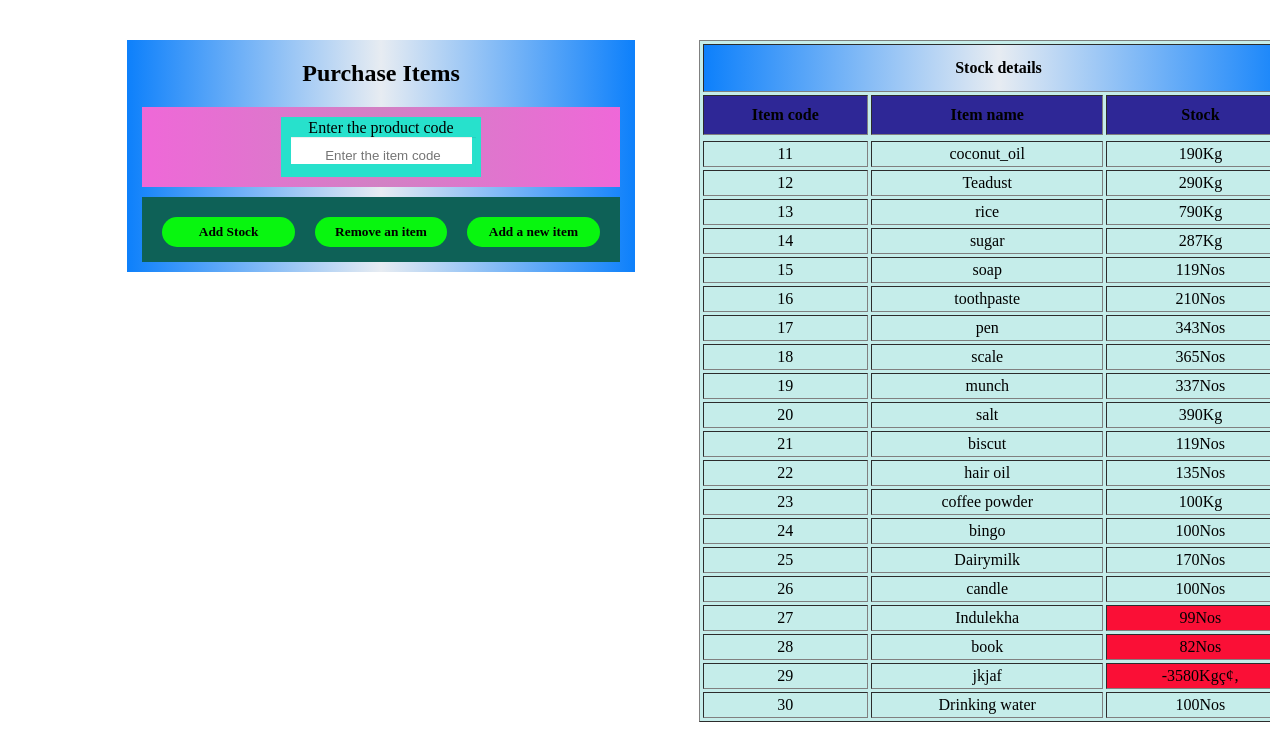
The page /purchase1.php on the database its author committed.
### tables this page shows
CREATE TABLE `item` (
  `p_id` int(33) NOT NULL,
  `supplier_name` varchar(22) NOT NULL,
  `date` date NOT NULL,
  `item_code` int(255) NOT NULL,
  `item_name` varchar(255) NOT NULL,
  `item_category` varchar(255) NOT NULL,
  `item_discription` varchar(255) NOT NULL,
  `GST` int(10) NOT NULL DEFAULT 0,
  `mrp` float NOT NULL,
  `rate` float NOT NULL,
  `unit` varchar(5) NOT NULL,
  `stock` varchar(10) NOT NULL
);

### purchase1.php (the view, shortened to what this page needs)
<?php
include('connection.php');
$id=null;
?>
<!DOCTYPE html>
<html>
<head>
</head>
<body onmousemove='sum();' >
	<?php
	echo"<div class='allinone'>
		<center><h2>Purchase Items</h2></center>
		<form method='post'>
		<div class='containeroneone'>
			<div class='boxoneone'>
				<label>Enter the product code</label><br/>";
				echo"<input type='text' name='pcode' class='typeahead tt-query' autocomplete='on' spellcheck='false' placeholder='Enter the item code' id='my'>";
				echo"</div>
		</div>
		<div class='block'>
			<div class='button'><input type='submit' value='Add Stock' id='submit' name='add' /></div>
			<div class='button'><input type='submit' value='Remove an item' id='submit' name='remove' /></div>
 			<div class='button'><input type='submit' value='Add a new item' id='submit' name='new' /></div>
		</div>
	</form>";
echo"</div>";
echo"<div class='stock' >
	<table border='1' style='width: 100%;' cellpadding='3' cellspacing='3' id='table'>
		<tr>
		<th colspan=3 id='hed'>Stock details</th>
		</tr>
		<tr id='hed1'>
			<th>Item code</th>
			<th>Item name</th>
			<th>Stock</th>
		</tr>";
		$sto="SELECT * FROM item WHERE item_code!='$id';";
		$stock=mysqli_query($connection,$sto);
		while ($rows2=mysqli_fetch_array($stock))
		 {
			echo "<tr>
				<td>".$rows2['item_code']."</td>
				<td>".$rows2['item_name']."</td>";
				if($rows2['stock']<100)
				{
					echo"<td style='background:#FA0F36' id='stock'>".$rows2['stock'].$rows2['unit']."</td>";
				}
				else
				{
					echo"<td>".$rows2['stock'].$rows2['unit']."</td>";
				}
				  echo"</tr>";
		}
	echo"</table>";
echo"</div>";
?>
</body>
</html>

### purchase1.php (style rules this page uses)
.allinone { position: absolute; top: 5%; left: 10%; width: 40%; background-image: linear-gradient(-90deg,#0D80FB,#E7ECF2,#0D80FB ); }
.containeroneone { position: relative; top: 10%; width: 90%; padding: 10px; margin: 10px auto; background-image: linear-gradient(-90deg,#EF68D8,#D281C4,#EF68D8 ); display: flex; flex-direction: row; justify-content: center; }
.boxoneone { width: 200px; height: 60px; align-content: center; background:#27E1CC; margin: 0px; transition: .1s; text-align: center; }
.button { width: 200px; height: 25px; align-content: center; background:none; margin: 10px; transition: .1s; text-align: center; }
#submit,#cancel,#update { width: 100%; height: 30px; border-radius: 15px; border-width: 0; font-family: timesnewroman; font-weight: bold; }
#submit { background-color: #08F60F; }
.block { position: relative; top: 10%; width: 90%; padding: 10px; margin: 10px auto; background: #0E6157; display: flex; flex-direction: row; justify-content: center; }
.stock { position: absolute; left: 55%; top: 5%; width: 600px; height: auto; background: #C5EDEA; }
#table td,#table th { text-align: center; }
#hed { background-image: linear-gradient(-90deg,#0D80FB,#E7ECF2,#0D80FB ); height: 40px; }
#hed1 { background: #2E2796; height: 40px; }
.boxoneone input[type=text] { height: 25px; border: none; }
#my { width: 100%; height: 35px; text-align: center; background-color: white; }
.typeahead { background-color: white; }
.tt-query { box-shadow: 0 1px 1px rgba(0, 0, 0, 0.075) inset; }

### rows shown on the page
item: item_code "11", item_name "coconut_oil", stock "190", unit "Kg"
item: item_code "12", item_name "Teadust", stock "290", unit "Kg"
item: item_code "13", item_name "rice", stock "790", unit "Kg"
item: item_code "14", item_name "sugar", stock "287", unit "Kg"
item: item_code "15", item_name "soap", stock "119", unit "Nos"
item: item_code "16", item_name "toothpaste", stock "210", unit "Nos"
item: item_code "17", item_name "pen", stock "343", unit "Nos"
item: item_code "18", item_name "scale", stock "365", unit "Nos"
item: item_code "19", item_name "munch", stock "337", unit "Nos"
item: item_code "20", item_name "salt", stock "390", unit "Kg"
item: item_code "21", item_name "biscut", stock "119", unit "Nos"
item: item_code "22", item_name "hair oil", stock "135", unit "Nos"
item: item_code "23", item_name "coffee powder", stock "100", unit "Kg"
item: item_code "24", item_name "bingo", stock "100", unit "Nos"
item: item_code "25", item_name "Dairymilk", stock "170", unit "Nos"
item: item_code "26", item_name "candle", stock "100", unit "Nos"
item: item_code "27", item_name "Indulekha", stock "99", unit "Nos"
item: item_code "28", item_name "book", stock "82", unit "Nos"
item: item_code "29", item_name "jkjaf", stock "-3580", unit "Kgç¢‚"
item: item_code "30", item_name "Drinking water", stock "100", unit "Nos"
